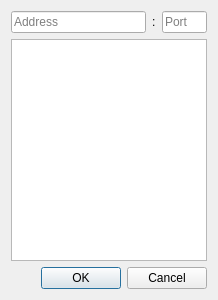
<?xml version="1.0" encoding="UTF-8"?>
<ui version="4.0">
 <class>SendToDialog</class>
 <widget class="QDialog" name="SendToDialog">
  <property name="geometry">
   <rect>
    <x>0</x>
    <y>0</y>
    <width>218</width>
    <height>300</height>
   </rect>
  </property>
  <property name="windowTitle">
   <string>Send to</string>
  </property>
  <layout class="QVBoxLayout" name="verticalLayout">
   <item>
    <layout class="QHBoxLayout" name="horizontalLayout" stretch="3,0,1">
     <item>
      <widget class="QLineEdit" name="addrLineEdit">
       <property name="text">
        <string/>
       </property>
       <property name="placeholderText">
        <string>Address</string>
       </property>
      </widget>
     </item>
     <item>
      <widget class="QLabel" name="colon">
       <property name="text">
        <string>:</string>
       </property>
      </widget>
     </item>
     <item>
      <widget class="QLineEdit" name="portLineEdit">
       <property name="text">
        <string/>
       </property>
       <property name="placeholderText">
        <string>Port</string>
       </property>
      </widget>
     </item>
    </layout>
   </item>
   <item>
    <widget class="QListView" name="hostsListView"/>
   </item>
   <item>
    <widget class="QDialogButtonBox" name="buttonBox">
     <property name="orientation">
      <enum>Qt::Horizontal</enum>
     </property>
     <property name="standardButtons">
      <set>QDialogButtonBox::Cancel|QDialogButtonBox::Ok</set>
     </property>
    </widget>
   </item>
  </layout>
 </widget>
 <resources/>
 <connections>
  <connection>
   <sender>buttonBox</sender>
   <signal>accepted()</signal>
   <receiver>SendToDialog</receiver>
   <slot>accept()</slot>
   <hints>
    <hint type="sourcelabel">
     <x>248</x>
     <y>254</y>
    </hint>
    <hint type="destinationlabel">
     <x>157</x>
     <y>274</y>
    </hint>
   </hints>
  </connection>
  <connection>
   <sender>buttonBox</sender>
   <signal>rejected()</signal>
   <receiver>SendToDialog</receiver>
   <slot>reject()</slot>
   <hints>
    <hint type="sourcelabel">
     <x>316</x>
     <y>260</y>
    </hint>
    <hint type="destinationlabel">
     <x>286</x>
     <y>274</y>
    </hint>
   </hints>
  </connection>
 </connections>
</ui>
